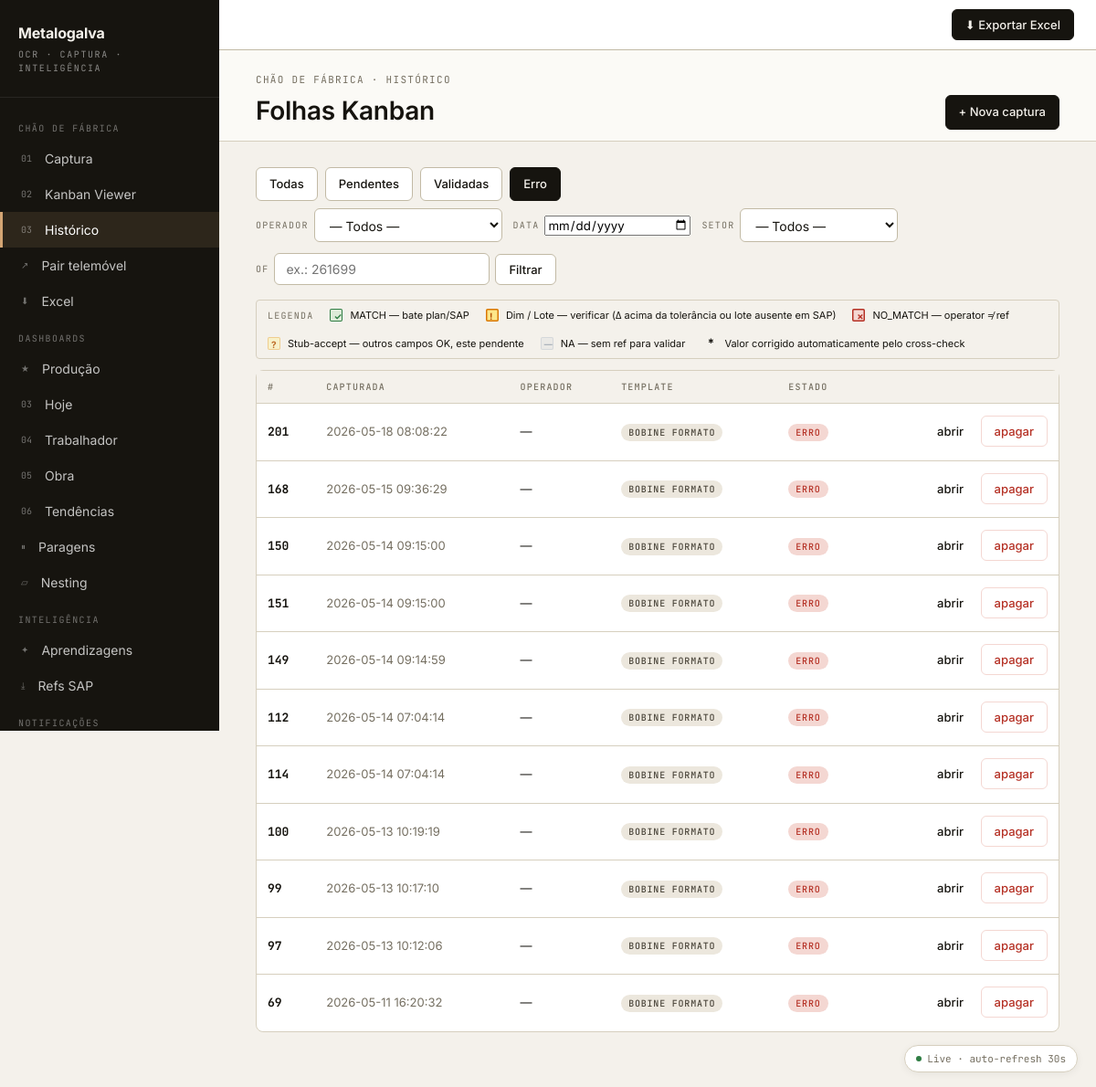
The app's page /queue?status=error, older data.
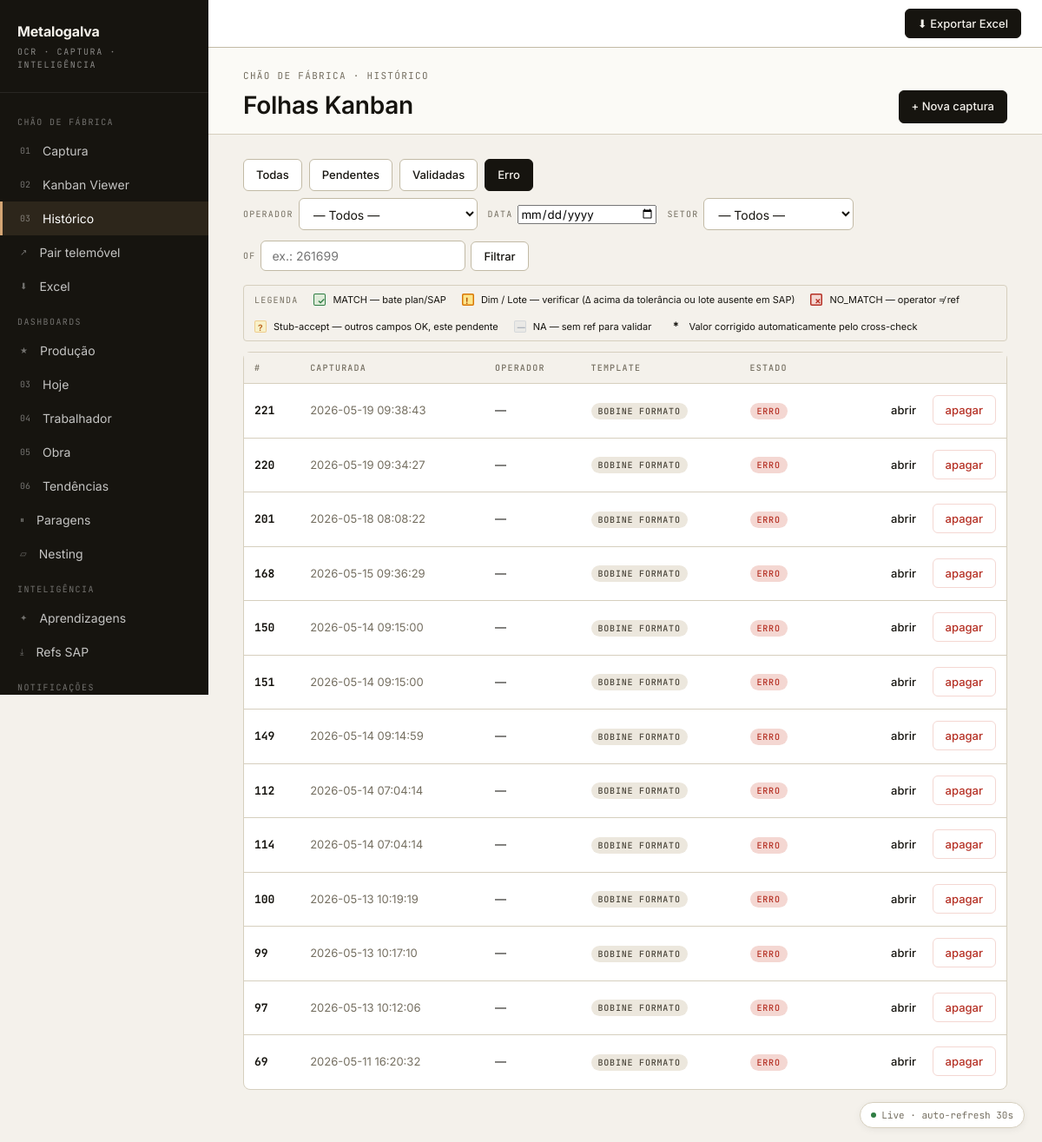
The same page, newer data.
### tables this page shows
CREATE TABLE sheets (
    id INTEGER PRIMARY KEY AUTOINCREMENT,
    image_path TEXT NOT NULL,
    captured_at TIMESTAMP DEFAULT CURRENT_TIMESTAMP,
    status TEXT NOT NULL DEFAULT 'pending',
    operador TEXT,
    sheet_data TEXT,
    raw_extraction TEXT,
    dq_audit TEXT,
    extracted_at TIMESTAMP,
    validated_at TIMESTAMP,
    error_message TEXT
, image_rotation INTEGER NOT NULL DEFAULT 0);

### backend/app/web/main.py (the view)
@app.get("/queue", response_class=HTMLResponse)
def queue_page(
    request: Request,
    status: str | None = None,
    of: str | None = None,
    operador: str | None = None,
    data: str | None = None,
    setor: str | None = None,
) -> Response:
    of_filter = (of or "").strip() or None
    operador_filter = (operador or "").strip() or None
    data_filter = (data or "").strip() or None
    setor_filter = (setor or "").strip() or None
    use_filtered = any([of_filter, operador_filter, data_filter, setor_filter])
    if use_filtered:
        statuses_all = ("pending", "extracted", "validated", "error")
        statuses = (status,) if status and status != "all" else statuses_all
        sheets = db.list_sheets_filtered(
            operador=operador_filter,
            data_iso=data_filter,
            setor=setor_filter,
            of=of_filter,
            statuses=statuses,
        )
        sheets = sorted(sheets, key=lambda s: s.get("captured_at") or "", reverse=True)
    else:
        sheets = db.list_sheets(status=status)
    return templates.TemplateResponse(
        request,
        "queue.html",
        {
            "sheets": sheets,
            "status_filter": status or "all",
            "of_filter": of_filter,
            "operador_filter": operador_filter,
            "data_filter": data_filter,
            "setor_filter": setor_filter,
            "operadores": db.list_distinct_operadores(),
            "setores": db.list_distinct_setores(),
        },
    )

### backend/app/web/templates/queue.html (shortened to what this page needs)
{% extends "base.html" %}
{% set live = true %}
{% block content %}
<div class="page-h">
  <div>
    <div class="page-eyebrow">Chão de Fábrica · Histórico</div>
    <h1 class="page-title">Folhas Kanban</h1>
  </div>
  <a class="btn primary" href="/capture">+ Nova captura</a>
</div>
<div id="dash-data" class="page-content"
     hx-get="{{ request.url }}"
     hx-trigger="every 30s"
     hx-select="#dash-data"
     hx-swap="outerHTML">
  <div style="display:flex; gap:8px; margin-bottom:8px; flex-wrap:wrap; align-items:center;">
    {% for opt, label in [('all','Todas'), ('extracted','Pendentes'), ('validated','Validadas'), ('error','Erro')] %}
      <a href="/queue?{% if opt != 'all' %}status={{ opt }}{% endif %}{{ _qs }}"
         class="btn {% if status_filter == opt %}primary{% endif %}">{{ label }}</a>
    {% endfor %}
  </div>
  <form method="get" action="/queue"
        style="display:flex; gap:12px; align-items:center; flex-wrap:wrap; margin-bottom:16px;">
    <label style="display:inline-flex; align-items:center; gap:6px;">
      <span class="lbl" style="margin:0;">OPERADOR</span>
      <select name="operador" class="kv-select" onchange="this.form.submit()">
        <option value="">— Todos —</option>
      </select>
    </label>
    <label style="display:inline-flex; align-items:center; gap:6px;">
      <span class="lbl" style="margin:0;">DATA</span>
      <input type="date" name="data" value="{{ data_filter or '' }}"
             min="2024-01-01" max="2030-12-31"
             placeholder="aaaa-mm-dd" pattern="\d{4}-\d{2}-\d{2}"
             class="kv-select"
             onchange="if (this.checkValidity()) this.form.submit()">
    </label>
    <label style="display:inline-flex; align-items:center; gap:6px;">
      <span class="lbl" style="margin:0;">SETOR</span>
      <select name="setor" class="kv-select" onchange="this.form.submit()">
        <option value="">— Todos —</option>
      </select>
    </label>
    <label style="display:inline-flex; align-items:center; gap:6px;">
      <span class="lbl" style="margin:0;">OF</span>
      <input type="text" name="of" value="{{ of_filter or '' }}"
             class="kv-select" style="min-width:120px;"
             placeholder="ex.: 261699">
      <button class="btn" type="submit">Filtrar</button>
    </label>
  </form>
  {% include "_legend.html" %}
  <div class="card">
    <div class="scroll-x">
      <table class="tbl">
        <thead>
          <tr>
            <th>#</th>
            <th>Capturada</th>
            <th>Operador</th>
            <th>Template</th>
            <th>Estado</th>
            <th></th>
          </tr>
        </thead>
        <tbody>
          {% for s in sheets %}
          <tr>
            <td class="mono"><b>{{ s.id }}</b></td>
            <td class="muted tiny">{{ s.captured_at }}</td>
            <td>{{ s.operador or s.sheet_operador or '—' }}</td>
            <td>
              {% set tn = s.template_name or 'bobine_formato' %}
              <span class="pill neutral mono" style="font-size:10px;"
                    title="Setor/Máquina: {{ s.setor_maquina or '' }}">
                {{ tn.replace('_', ' ').replace('quinadora pav4 paragens', 'pav.4 paragens') }}
              </span>
            </td>
            <td>
              {% if s.status == 'validated' %}
                <span class="pill ok">validada</span>
              {% elif s.status == 'extracted' %}
                <span class="pill warn">pendente</span>
              {% elif s.status == 'error' %}
                <span class="pill crit">erro</span>
              {% else %}
                <span class="pill neutral">{{ s.status }}</span>
              {% endif %}
            </td>
            <td style="text-align:right; white-space:nowrap;">
              <a href="/sheet/{{ s.id }}?back={{ _back_url|urlencode }}" class="btn ghost">abrir</a>
              <button class="btn ghost" style="color:var(--crit); border-color:var(--crit-soft);"
                      onclick="if (confirm('Apagar folha #{{ s.id }}? Acção irreversível.')) {
                                fetch('/sheet/{{ s.id }}/delete', {method: 'POST'})
                                  .then(r => r.ok ? window.location.reload() : alert('Erro: ' + r.status));
                              }">apagar</button>
            </td>
          </tr>
          {% else %}
          <tr><td colspan="6" style="padding:32px; text-align:center;" class="muted">
            Sem folhas. <a href="/capture" style="color:var(--accent-ink);">Captura a primeira</a>.
          </td></tr>
          {% endfor %}
        </tbody>
      </table>
    </div>
  </div>
</div>
{% endblock %}

### backend/app/web/templates/base.html (shortened to what this page needs)
<!DOCTYPE html>
<html lang="pt">
<head>
  <link rel="stylesheet" href="/static/design.css">
</head>
{% set is_mobile = request.state.mobile if request.state.mobile is defined else false %}
<body class="{{ 'mobile' if is_mobile else 'desktop' }}">
{% set path = request.url.path %}
{% set is_capture = path.startswith('/capture') %}
{% set is_pair = path.startswith('/pair') %}
{% set is_queue = path.startswith('/queue') or path.startswith('/sheet') %}
{% set is_kanbans = path.startswith('/kanbans') %}
{% set is_excel = path.startswith('/excel') %}
{% set is_today = path == '/dashboard' or (active_tab is defined and active_tab == 'today') %}
{% set is_production = path.startswith('/dashboard/production') or (active_tab is defined and active_tab == 'production') %}
{% set is_workers = active_tab is defined and active_tab == 'workers' %}
{% set is_jobs = active_tab is defined and active_tab == 'jobs' %}
{% set is_trends = active_tab is defined and active_tab == 'trends' %}
{% set is_alerts = active_tab is defined and active_tab == 'alerts' %}
{% set is_learnings = path.startswith('/learnings') %}
{% set is_refs = path.startswith('/refs') %}
{% set is_downtime = active_tab is defined and active_tab == 'downtime' %}
{% set is_nesting = active_tab is defined and active_tab == 'nesting' %}
<div class="app">
  {% if not is_mobile %}
  <aside class="sidebar">
    <div class="sb-brand">
      <div class="sb-brand-title">Metalogalva</div>
      <div class="sb-brand-sub">OCR · Captura · Inteligência</div>
    </div>
    <div class="sb-section">Chão de Fábrica</div>
    <a class="sb-item {% if is_capture %}active{% endif %}" href="/capture">
      <span class="sb-num">01</span>
      <span>Captura</span>
    </a>
    <a class="sb-item {% if is_kanbans %}active{% endif %}" href="/kanbans">
      <span class="sb-num">02</span>
      <span>Kanban Viewer</span>
    </a>
    <a class="sb-item {% if is_queue %}active{% endif %}" href="/queue">
      <span class="sb-num">03</span>
      <span>Histórico</span>
    </a>
    <a class="sb-item {% if is_pair %}active{% endif %}" href="/pair">
      <span class="sb-num">↗</span>
      <span>Pair telemóvel</span>
    </a>
    <a class="sb-item {% if is_excel %}active{% endif %}" href="/excel">
      <span class="sb-num">⬇</span>
      <span>Excel</span>
    </a>
    <div class="sb-section">Dashboards</div>
    <a class="sb-item {% if is_production %}active{% endif %}" href="/dashboard/production">
      <span class="sb-num">★</span>
      <span>Produção</span>
    </a>
    <a class="sb-item {% if is_today %}active{% endif %}" href="/dashboard">
      <span class="sb-num">03</span>
      <span>Hoje</span>
    </a>
    <a class="sb-item {% if is_workers %}active{% endif %}" href="/dashboard/workers">
      <span class="sb-num">04</span>
      <span>Trabalhador</span>
    </a>
    <a class="sb-item {% if is_jobs %}active{% endif %}" href="/dashboard/jobs">
      <span class="sb-num">05</span>
      <span>Obra</span>
    </a>
    <a class="sb-item {% if is_trends %}active{% endif %}" href="/dashboard/trends">
      <span class="sb-num">06</span>
      <span>Tendências</span>
    </a>
    <a class="sb-item {% if is_downtime %}active{% endif %}" href="/dashboard/downtime">
      <span class="sb-num">⏸</span>
      <span>Paragens</span>
    </a>
    <a class="sb-item {% if is_nesting %}active{% endif %}" href="/dashboard/nesting">
      <span class="sb-num">▱</span>
      <span>Nesting</span>
    </a>
    <div class="sb-section">Inteligência</div>
    <a class="sb-item {% if is_learnings %}active{% endif %}" href="/learnings">
      <span class="sb-num">✦</span>
      <span>Aprendizagens</span>
    </a>
    <a class="sb-item {% if is_refs %}active{% endif %}" href="/refs">
      <span class="sb-num">⤓</span>
      <span>Refs SAP</span>
    </a>
    <div class="sb-section">Notificações</div>
  </aside>
  {% endif %}
  <main class="main">
    {% if not is_mobile %}
    <div class="topbar"
         style="display:flex; justify-content:flex-end; align-items:center;
                gap:10px; padding:10px 24px; border-bottom:1px solid var(--rule-2);
                background:var(--bg-1, #fff); position:sticky; top:0; z-index:50;">
      <button class="btn primary" type="button"
              @click="$dispatch('open-export-modal')" x-data>
        ⬇ Exportar Excel
      </button>
    </div>
    {% endif %}
    {% block content %}{% endblock %}
  </main>
</div>
{% if live is defined and live %}
<div x-data="liveBanner({{ request.state.watermark if request.state.watermark is defined else 0 }})"
     @htmx:before-request.window="onBefore()"
     @htmx:after-request.window="onAfter($event)">
  <div class="live-pulse" :class="{ refreshing: refreshing }">
    <span x-show="!refreshing">Live · auto-refresh 30s</span>
  </div>
</div>
{% endif %}
</body>
</html>

### backend/app/web/templates/_legend.html
<div class="cc-legend"
     style="display:flex; gap:14px 18px; flex-wrap:wrap;
            align-items:center; font-size:11px; padding:8px 12px;
            background:var(--paper); border:1px solid var(--rule);
            border-radius:4px; margin-bottom:12px;">
  <span class="lbl" style="margin:0;">LEGENDA</span>
  <span style="display:inline-flex; align-items:center; gap:8px;">
    <span class="legend-swatch cc-match"></span>
    <span>MATCH — bate plan/SAP</span>
  </span>
  <span style="display:inline-flex; align-items:center; gap:8px;">
    <span class="legend-swatch cc-warn"></span>
    <span>Dim / Lote — verificar (Δ acima da tolerância ou lote ausente em SAP)</span>
  </span>
  <span style="display:inline-flex; align-items:center; gap:8px;">
    <span class="legend-swatch cc-no-match"></span>
    <span>NO_MATCH — operator ≠ ref</span>
  </span>
  <span style="display:inline-flex; align-items:center; gap:8px;">
    <span class="legend-swatch cc-na-suspended"></span>
    <span>Stub-accept — outros campos OK, este pendente</span>
  </span>
  <span style="display:inline-flex; align-items:center; gap:8px;">
    <span class="legend-swatch cc-na"></span>
    <span>NA — sem ref para validar</span>
  </span>
  <span style="display:inline-flex; align-items:center; gap:8px;">
    <span class="cc-snapped-mark"
          style="width:14px; text-align:center; vertical-align:baseline;
                 font-size:13px; opacity:1;">*</span>
    <span>Valor corrigido automaticamente pelo cross-check</span>
  </span>
</div>

Row changes from the older to the newer data that the page shows:
added sheets: id "221", captured_at "2026-05-19 09:38:43", operador "—", replace "BOBINE FORMATO", status "ERRO"
added sheets: id "220", captured_at "2026-05-19 09:34:27", operador "—", replace "BOBINE FORMATO", status "ERRO"
